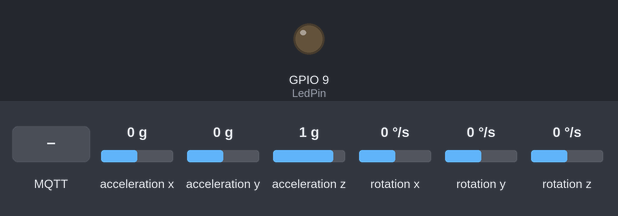
Bench run of a sketch on a simulated ESP32. Shown: output pins drawn as LEDs (lit = HIGH). Wiring (from diagram.json): MPU-6050 motion sensor at I2C address 0x68. The inputs (shaded band) are chosen by the test bench; at power-on: acceleration x 0 g, acceleration y 0 g, acceleration z 1 g, rotation x 0 °/s, rotation y 0 °/s, rotation z 0 °/s. WiFi joins after 1.5 s; servers stay silent unless stated; no MQTT or app messages arrive unless stated; what the sketch prints to the serial monitor is not drawn.

Above: at 2.8 s.
2.9 s: MQTT message "1" arrives on the first subscribed topic
At 4.9 s:
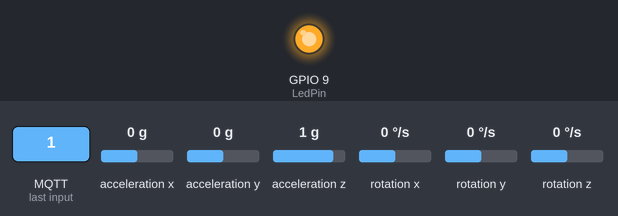
5.2 s: MQTT message "2" arrives on the first subscribed topic
At 6.3 s:
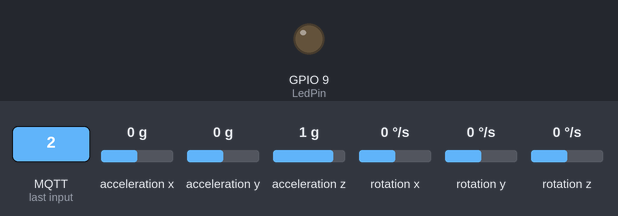
Timing chart, 0 to 8.2 s (numbered marks = the images above; inputs shaded):
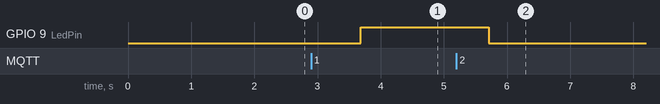

Measured:
- after the input at 2.9 s, GPIO 9 (LedPin): LOW → HIGH after 0.79 s
- after the input at 5.2 s, GPIO 9 (LedPin): HIGH → LOW after 0.51 s

The sketch:

sketch.ino
```cpp
#include <Wire.h>
#include <PubSubClient.h>
#include <WiFi.h>

// MPU6050 I2C address
#define MPU6050_ADDR       0x68

// MPU6050 register map
#define WHO_AM_I_REG       0x75
#define PWR_MGMT_1_REG     0x6B
#define ACCEL_CONFIG_REG   0x1C
#define GYRO_CONFIG_REG    0x1B
#define ACCEL_XOUT_H       0x3B
#define TEMP_OUT_H         0x41

// LED pin (GPIO 2 is safe on ESP32)
#define LedPin 9

// WiFi and MQTT credentials
const char* ssid = "Wokwi-GUEST";
const char* password = "";
const char* mqtt_server = "broker.hivemq.com";

// MQTT client setup
WiFiClient espClient;
PubSubClient client(espClient);

int reset = 0;

// MPU6050 global variables
int16_t ax, ay, az, gx, gy, gz, tempRaw;
float accelX=0, accelY=0, accelZ=0, gyroX=0, gyroY=0, gyroZ=0, tempC=0;


// WiFi connection
void setup_wifi() {
  delay(10);
  Serial.print("Connecting  ");
  Serial.println(ssid);
  WiFi.begin(ssid, password);

  while (WiFi.status() != WL_CONNECTED) {
    delay(500);
    Serial.print(".");
  }

  Serial.println("\nWiFi connected");
  Serial.print("IP address: ");
  Serial.println(WiFi.localIP());
}

// ----------------------------------------------------------------
// MQTT callback
void callback(char* topic, byte* payload, unsigned int length) {
  char msg = 0;
  char res = 0;
  Serial.print("Message arrived [");
  Serial.print(topic);
  Serial.print("]: ");

  for (int i = 0; i < length; i++) {
    msg = (char)payload[i];
  }
  Serial.println(msg);

   if ('1' == msg) {
    digitalWrite(LedPin, HIGH);
    reset = 0;
  } else if ('2' == msg) {
    digitalWrite(LedPin, LOW);
    reset = 0;
  } else if ('3' == msg) {
    reset = 1;
  } else {
    reset = 0;
  }

  Serial.print("Reset Status: ");
  Serial.println(reset);
}

// ----------------------------------------------------------------
// MQTT reconnect
void reconnect() {
  while (!client.connected()) {
    Serial.println("Attempting MQTT connection...");
    if (client.connect("ESPClient")) {
      Serial.println("Connected to MQTT broker");
      client.subscribe("/LedControl");
      client.subscribe("/Rest");
    } else {
      Serial.print("Failed, rc=");
      Serial.print(client.state());
      Serial.println(" try again in 5 seconds");
      delay(5000);
    }
  }
}

// ----------------------------------------------------------------
// Setup
void setup() {
  Serial.begin(115200);
  pinMode(LedPin, OUTPUT);
  setup_wifi();
  client.setServer(mqtt_server, 1883);
  client.setCallback(callback);

  // Initialize I2C
  Wire.begin(21, 22);

  // Check MPU6050 connection
  uint8_t whoami = readRegister(WHO_AM_I_REG);
  if (whoami != 0x68) {
    Serial.print("MPU6050 not detected! WHO_AM_I = 0x");
    Serial.println(whoami, HEX);
    while (1);
  }
  Serial.println("MPU6050 detected!");

  // Wake up and configure MPU6050
  writeRegister(PWR_MGMT_1_REG, 0x00);
  delay(100);
  writeRegister(ACCEL_CONFIG_REG, 0x00);
  writeRegister(GYRO_CONFIG_REG, 0x00);
  Serial.println("MPU6050 initialization complete.\n");
}

// ----------------------------------------------------------------
// Main loop
void loop() {
   if (!client.connected()) {
    reconnect();
  }
  reset = 0;
  client.loop();

  readRawData();

  Serial.print("Reset Status : ");
  Serial.println(reset);
  // Print
  Serial.println("==================================");
  Serial.printf("Accel (g): %.3f, %.3f, %.3f\n", accelX, accelY, accelZ);
  Serial.printf("Gyro (°/s): %.3f, %.3f, %.3f\n", gyroX, gyroY, gyroZ);
  Serial.printf("Temperature: %.2f °C\n", tempC);
  Serial.println("==================================\n");
  delay(2000);
}


// ----------------------------------------------------------------
// I2C helper functions
void writeRegister(uint8_t reg, uint8_t data) {
  Wire.beginTransmission(MPU6050_ADDR);
  Wire.write(reg);
  Wire.write(data);
  Wire.endTransmission();
}

uint8_t readRegister(uint8_t reg) {
  Wire.beginTransmission(MPU6050_ADDR);
  Wire.write(reg);
  Wire.endTransmission(false);
  Wire.requestFrom(MPU6050_ADDR, 1);
  return Wire.read();
}


void readRawData() {
  Wire.beginTransmission(MPU6050_ADDR);
  Wire.write(ACCEL_XOUT_H);
  Wire.endTransmission(false);
  Wire.requestFrom(MPU6050_ADDR, 14);

  ax = (Wire.read() << 8) | Wire.read();
  ay = (Wire.read() << 8) | Wire.read();
  az = (Wire.read() << 8) | Wire.read();
  tempRaw = (Wire.read() << 8) | Wire.read();
  gx = (Wire.read() << 8) | Wire.read();
  gy = (Wire.read() << 8) | Wire.read();
  gz = (Wire.read() << 8) | Wire.read();
  // Convert raw data
  accelX = ax / 16384.0;
  accelY = ay / 16384.0;
  accelZ = az / 16384.0;
  gyroX = gx / 131.0;
  gyroY = gy / 131.0;
  gyroZ = gz / 131.0;
  tempC = (tempRaw / 340.0) + 36.53;
  if(reset==1){
  accelX = 0;
  accelY = 0;
  accelZ = 0;
  gyroX= 0;
  gyroY= 0;
  gyroZ =0;
  tempC = 0;
  }

  String payload = "{";
  payload += "\"ax\":" + String(accelX, 2) + ",";
  payload += "\"ay\":" + String(accelY, 2) + ",";
  payload += "\"az\":" + String(accelZ, 2) + ",";
  payload += "\"gx\":" + String(gyroX, 2) + ",";
  payload += "\"gy\":" + String(gyroY, 2) + ",";
  payload += "\"gz\":" + String(gyroZ, 2) + ",";
  payload += "\"tempC\":" + String(tempC, 2);
  payload += "}";

  Serial.print("Publishing: ");
  Serial.println(payload);
  client.publish("home/sensor/mpu6050", payload.c_str());
}
```
